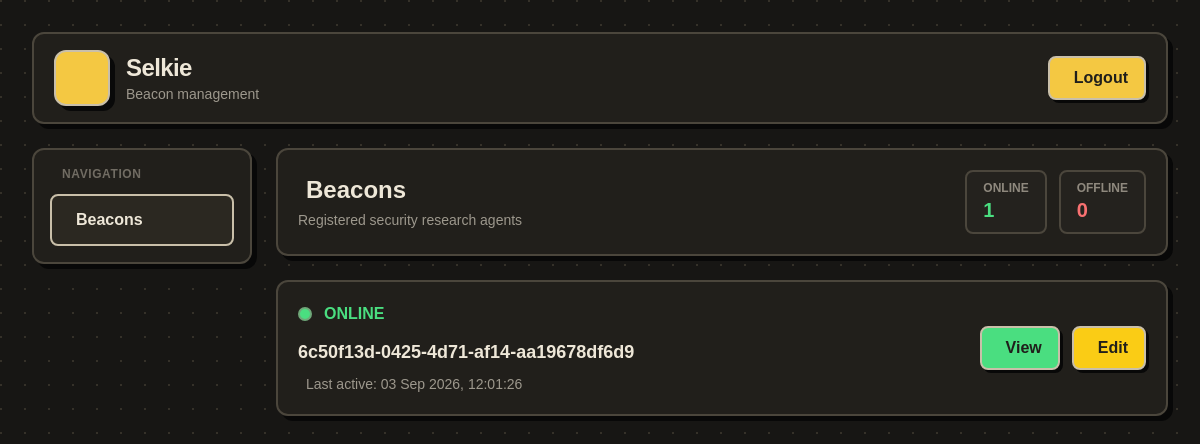
Page /dashboard/beacons on the earlier database version.
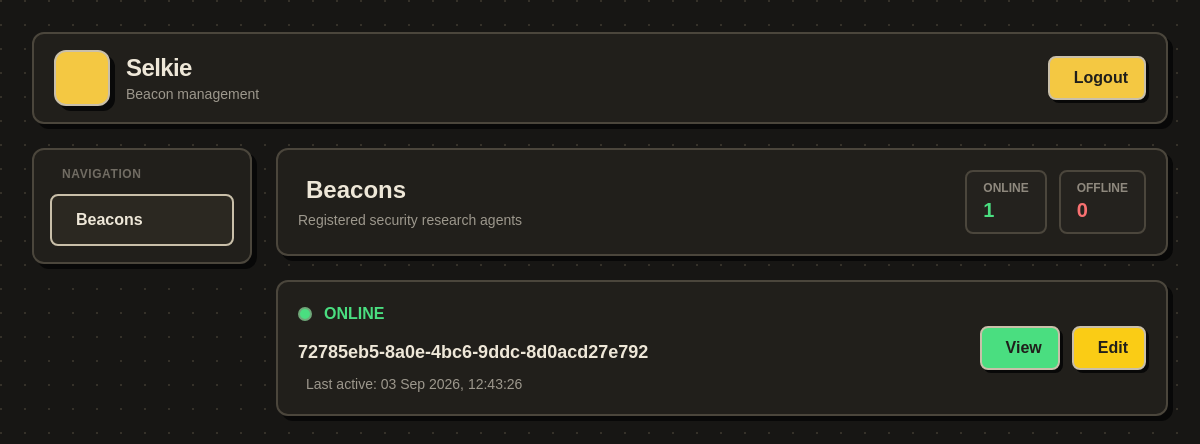
Same page on the later database version.
### db_manager.py (models this page shows)
class Base(DeclarativeBase):
    pass

class Beacon(Base):
    __tablename__ = "beacons"
    id: Mapped[str] = mapped_column(String, primary_key=True)
    public_key: Mapped[str] = mapped_column(String)
    system_info: Mapped[str] = mapped_column(JSON)
    registered_at: Mapped[datetime] = mapped_column(DateTime)
    last_active: Mapped[datetime] = mapped_column(DateTime)
    status: Mapped[str] = mapped_column(String, default="offline")

### dashboard.py (the view)
@dashboard.route("/beacons")
def beacons():
    with get_session() as session:
        beacons = (
            session.query(Beacon)
            .order_by(Beacon.status.desc(), Beacon.last_active.desc())
            .all()
        )
    return render_template("beacons.html", beacons=beacons)

### db_manager.py (called while the page is built)
def get_session():
    return Session(engine)

### templates/beacons.html (shortened to what this page needs)
<!DOCTYPE html>
<html lang="en">
<head>
    <script src="https://cdn.tailwindcss.com"></script>
</head>
<body class="min-h-screen w-full">
    <div class="min-h-screen w-full p-5 md:p-8">
        <header class="retro-card rounded-xl px-5 py-4 mb-6
               flex items-center justify-between">
            <div class="flex items-center gap-4">
                <div class="logo-box inline-flex items-center justify-center
                    w-14 h-14 rounded-xl shrink-0">
                </div>
                <div>
                    <h1 class="text-2xl font-black tracking-tight">
                        Selkie
                    </h1>
                    <p class="text-sm text-[#9d988d]">
                        Beacon management
                    </p>
                </div>
            </div>
            <a href="/auth/logout" class="retro-btn rounded-lg px-4 py-2
               font-bold flex items-center gap-2">
                <span class="hidden sm:inline">
                    Logout
                </span>
            </a>
        </header>
        <div class="grid grid-cols-1 lg:grid-cols-[220px_minmax(0,1fr)]
                    gap-6">
            <aside class="retro-card rounded-xl p-4 h-fit">
                <div class="text-xs font-bold uppercase
                            tracking-wider text-[#716c63]
                            px-3 mb-3">
                    Navigation
                </div>
                <nav>
                    <a href="{{ url_for('dashboard.beacons') }}" class="nav-item nav-active
                               flex items-center gap-3
                               border-2 rounded-lg
                               px-3 py-3 font-bold">
                        Beacons
                    </a>
                </nav>
            </aside>
            <main class="min-w-0">
                <section class="retro-card rounded-xl p-5 mb-6">
                    <div class="flex flex-col md:flex-row
                                md:items-center md:justify-between
                                gap-5">
                        <div>
                            <h2 class="text-2xl font-black
                                       flex items-center gap-2">
                                Beacons
                            </h2>
                            <p class="text-sm text-[#9d988d] mt-1">
                                Registered security research agents
                            </p>
                        </div>
                        <div class="flex gap-3">
                            <div class="stat rounded-lg px-4 py-2">
                                <div class="text-xs font-bold
                                            uppercase text-[#8f897e]">
                                    Online
                                </div>
                                <div class="text-xl font-black
                                            text-green-400">
                                    {{ beacons
                                    | selectattr("status", "equalto", "online")
                                    | list
                                    | length }}
                                </div>
                            </div>
                            <div class="stat rounded-lg px-4 py-2">
                                <div class="text-xs font-bold
                                            uppercase text-[#8f897e]">
                                    Offline
                                </div>
                                <div class="text-xl font-black
                                            text-red-400">
                                    {{ beacons
                                    | selectattr("status", "equalto", "offline")
                                    | list
                                    | length }}
                                </div>
                            </div>
                        </div>
                    </div>
                </section>
                <div id="beacon-list" hx-get="{{ url_for('dashboard.beacon_status') }}" hx-trigger="every 5s"
                    hx-swap="innerHTML">
                    {% include "partials/beacon_list.html" %}
                </div>
            </main>
        </div>
    </div>
</body>
</html>

### templates/partials/beacon_list.html (shortened to what this page needs)
<div class="space-y-4">
    {% for beacon in beacons %}
    <div class="retro-card rounded-xl p-5
                transition duration-100
                hover:bg-[#28251f]">
        <div class="flex flex-col md:flex-row
                    md:items-center md:justify-between
                    gap-5">
            <div class="min-w-0">
                <div class="flex items-center gap-3 mb-3">
                    {% if beacon.status == "online" %}
                        <span
                            class="w-3.5 h-3.5 rounded-full
                                   bg-green-400 border-2 border-[#6fa879]"
                        ></span>
                        <span class="font-black text-green-400">
                            ONLINE
                        </span>
                    {% endif %}
                </div>
                <div
                    class="font-black text-lg
                           text-[#eee7d8]
                           break-all"
                >
                    {{ beacon.id }}
                </div>
                <div
                    class="mt-2 text-sm text-[#9d988d]
                           flex items-center gap-2"
                >
                    <span>
                        {% if beacon.last_active %}
                            Last active:
                            {{ beacon.last_active.strftime("%d %b %Y, %H:%M:%S") }}
                        {% else %}
                            Last active: Never
                        {% endif %}
                    </span>
                </div>
            </div>
            <div class="flex gap-3 shrink-0">
                <a
                    href="{{ url_for('dashboard.beacon_details', beacon_id=beacon.id) }}"
                    class="retro-btn bg-green-400
                           rounded-lg px-4 py-2
                           font-bold
                           flex items-center gap-2"
                >
                    View
                </a>
                <a
                    href="{{ url_for('dashboard.edit_beacon', beacon_id=beacon.id) }}"
                    class="retro-btn bg-yellow-400
                           rounded-lg px-4 py-2
                           font-bold
                           flex items-center gap-2"
                >
                    Edit
                </a>
            </div>
        </div>
    </div>
    {% endfor %}
</div>

### templates/beacons.html (style rules this page uses)
body { background: #171614; background-image: radial-gradient(circle at 1px 1px, #353129 1px, transparent 0); background-size: 24px 24px; font-family: "Trebuchet MS", sans-serif; color: #eee7d8; }
.retro-card { background: #211f1b; border: 2px solid #4b463c; box-shadow: 5px 5px 0 #080808; }
.retro-btn { background: #f4c842; color: #201f1b; border: 2px solid #c9bfa9; box-shadow: 3px 3px 0 #080808; transition: .12s; }
.logo-box { background: #f4c842; border: 2px solid #c9bfa9; box-shadow: 5px 5px 0 #090909; }
.nav-item { transition: .12s; }
.nav-active { background: #2b2821; border-color: #c9bfa9; }
.stat { background: #24221e; border: 2px solid #4b463c; }

Differences in the rows shown:
removed Beacon: status "online" (drawn), id "6c50f13d-0425-4d71-af14-aa19678df6d9", last_active "03 Sep 2026, 12:01:26"
added Beacon: status "online" (drawn), id "72785eb5-8a0e-4bc6-9ddc-8d0acd27e792", last_active "03 Sep 2026, 12:43:26"
